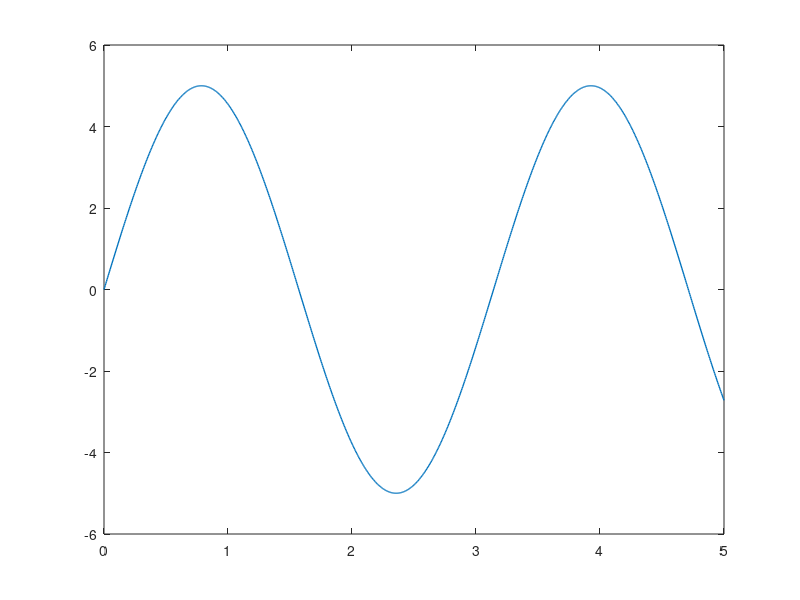

This chart was generated by the following MATLAB code: (Note: this script raises an error after producing the figure.)
clear all
close all

t = linspace(0,5,1000);
Tor_des = 5*sin(2*t);
dt = 0.1;
plot(t,Tor_des,'LineWidth',1)
Tor_real = zeros(size(Tor_des));
shift  = 0;
for i = 1:length(Tor_des)
    Tor_real(i+shift+1) = wheel_model(Tor_des(i), dt, Tor_real(i));
end
hold on
Tor_real;
plot(t,Tor_real(2:end-shift),'LineWidth',1)
title('Reaction/Momentum Wheel Model')
legend('Commanded','Delivered')
xlabel('time (sec)')
ylabel('Torque (N m)')
